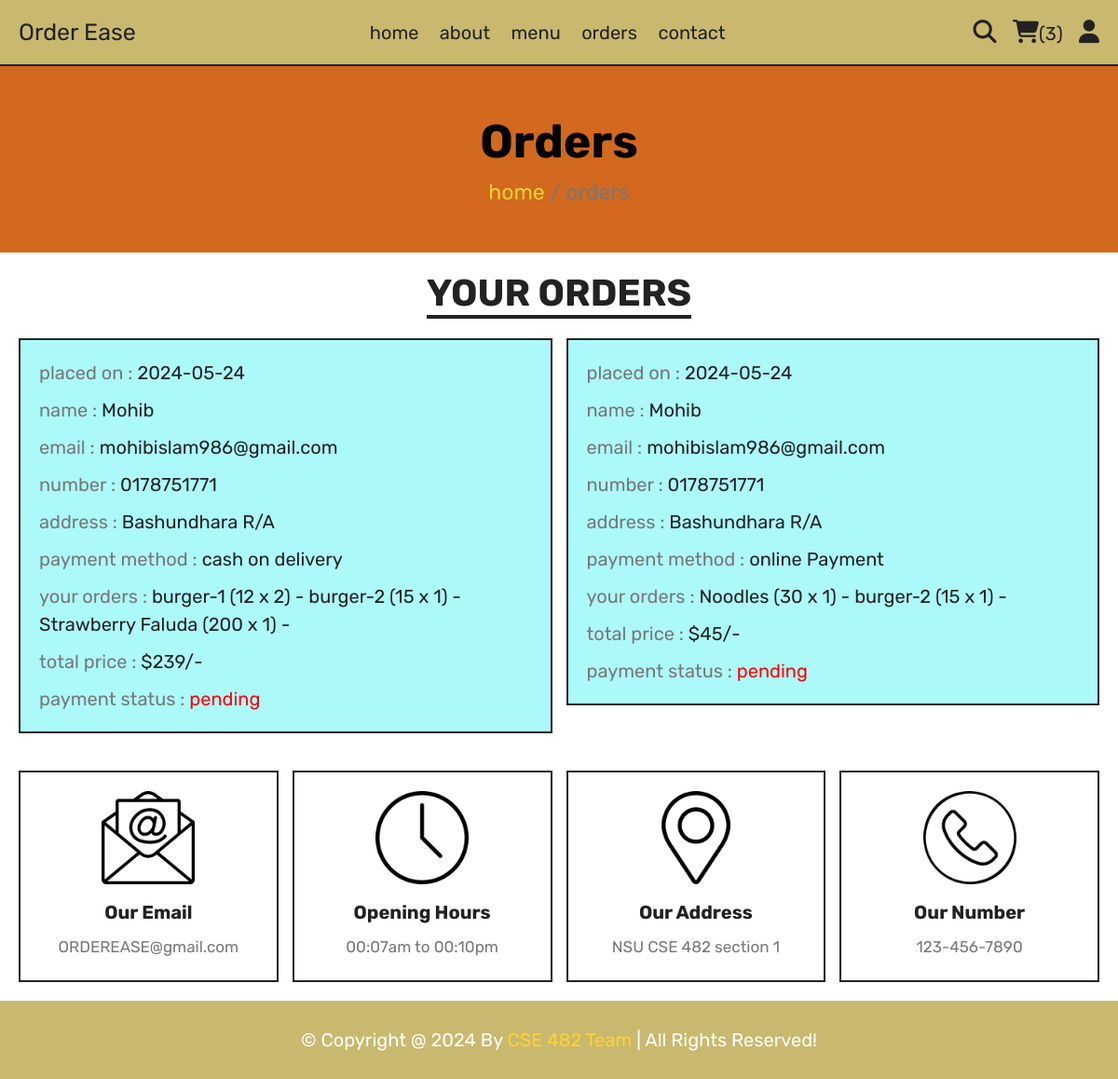
The page /orders.php (signed in) on the database its author committed.
### tables this page shows
CREATE TABLE `orders` (
  `id` int(100) NOT NULL,
  `user_id` int(100) NOT NULL,
  `name` varchar(20) NOT NULL,
  `number` varchar(10) NOT NULL,
  `email` varchar(50) NOT NULL,
  `method` varchar(50) NOT NULL,
  `address` varchar(500) NOT NULL,
  `total_products` varchar(1000) NOT NULL,
  `total_price` int(100) NOT NULL,
  `placed_on` date NOT NULL DEFAULT current_timestamp(),
  `payment_status` varchar(20) NOT NULL DEFAULT 'pending'
);

### orders.php (the view, shortened to what this page needs)
<?php
include 'components/connect.php';
if(isset($_SESSION['user_id'])){
   $user_id = $_SESSION['user_id'];
}else{
   $user_id = '';
   header('location:home.php');
};
?>
<!DOCTYPE html>
<html lang="en">
<head>
   <link rel="stylesheet" href="https://cdnjs.cloudflare.com/ajax/libs/font-awesome/6.1.1/css/all.min.css">
   <link rel="stylesheet" href="css/style.css">
</head>
<body>
<?php include 'components/user_header.php'; ?>
<div class="heading" style="background-color: chocolate;">
   <h3 style="color: black;">orders</h3>
   <p><a href="html.php">home</a> <span> / orders</span></p>
</div>
<section class="orders">
   <h1 class="title">your orders</h1>
   <div class="box-container" >
   <?php
      if($user_id == ''){
         echo '<p class="empty">please login to see your orders</p>';
      }else{
         $select_orders = $conn->prepare("SELECT * FROM `orders` WHERE user_id = ?");
         $select_orders->execute([$user_id]);
         if($select_orders->rowCount() > 0){
            while($fetch_orders = $select_orders->fetch(PDO::FETCH_ASSOC)){
   ?>
   <div class="box" style="background-color: #acf9fa;">
      <p>placed on : <span><?= $fetch_orders['placed_on']; ?></span></p>
      <p>name : <span><?= $fetch_orders['name']; ?></span></p>
      <p>email : <span><?= $fetch_orders['email']; ?></span></p>
      <p>number : <span><?= $fetch_orders['number']; ?></span></p>
      <p>address : <span><?= $fetch_orders['address']; ?></span></p>
      <p>payment method : <span><?= $fetch_orders['method']; ?></span></p>
      <p>your orders : <span><?= $fetch_orders['total_products']; ?></span></p>
      <p>total price : <span>$<?= $fetch_orders['total_price']; ?>/-</span></p>
      <p> payment status : <span style="color:<?php if($fetch_orders['payment_status'] == 'pending'){ echo 'red'; }else{ echo 'green'; }; ?>"><?= $fetch_orders['payment_status']; ?></span> </p>
   </div>
   <?php
      }
      }else{
         echo '<p class="empty">no orders placed yet!</p>';
      }
      }
   ?>
   </div>
</section>
<?php include 'components/footer.php'; ?>
</body>
</html>

### css/style.css (style rules this page uses)
:root { --yellow:#fed330; --red:#e74c3c; --white:#fff; --black:#222; --light-color:#777; --border:.2rem solid var(--black); }
* { font-family: 'Rubik', sans-serif; margin:0; padding:0; box-sizing: border-box; outline: none; border: none; text-decoration: none; }
html { font-size: 62.5%; overflow-x: hidden; scroll-behavior: smooth; stop-opacity: 7rem; }
section { margin:0 auto; max-width: 1200px; padding:2rem; }
.title { text-align: center; margin-bottom: 2.5rem; font-size: 4rem; color:var(--black); text-transform: uppercase; text-decoration: underline; text-underline-offset: 1rem; }
.heading { display: flex; align-items: center; justify-content: center; gap:1rem; flex-flow: column; background-color: var(--black); min-height: 20rem; }
.heading h3 { font-size: 5rem; color:var(--white); text-transform: capitalize; }
.heading p { font-size: 2.3rem; color:var(--light-color); }
.heading p a { color:var(--yellow); }
.orders .box-container { display: flex; flex-wrap: wrap; gap:1.5rem; align-items: flex-start; }
.orders .box-container .box { padding:1rem 2rem; border:var(--border); flex:1 1 40rem; }
.orders .box-container .box p { line-height: 1.5; margin:1rem 0; font-size: 2rem; color:var(--light-color); }
.orders .box-container .box p span { color:var(--black); }

### rows shown on the page
orders: placed_on "2024-05-24", name "Mohib", email "mohibislam986@gmail.com", number "0178751771", address "Bashundhara R/A", method "cash on delivery", total_products "burger-1 (12 x 2) - burger-2 (15 x 1) - Strawberry Faluda (200 x 1) -", total_price "239", payment_status "pending"
orders: placed_on "2024-05-24", name "Mohib", email "mohibislam986@gmail.com", number "0178751771", address "Bashundhara R/A", method "online Payment", total_products "Noodles (30 x 1) - burger-2 (15 x 1) -", total_price "45", payment_status "pending"

### other values the page prints
$total_cart_items "3"
